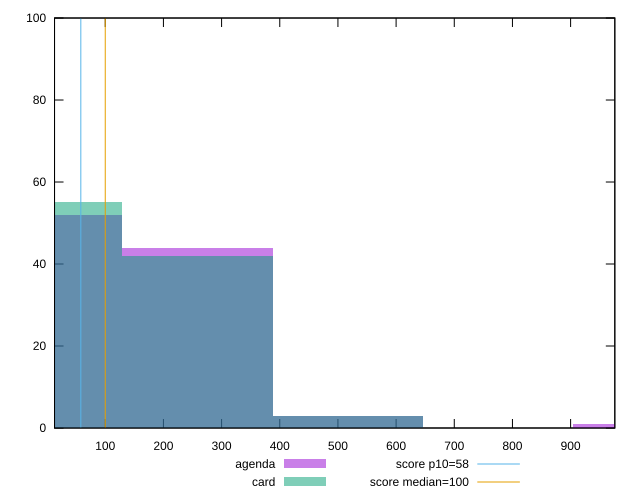

The script that saved this image:
reset

$agenda <<EOF
258.4616302385617 44
0 52
516.9232604771234 3
1033.846520954247 1
EOF

$card <<EOF
0 55
258.4616302385617 42
516.9232604771234 3
EOF

set key outside below
set boxwidth 258.4616302385617
set xrange [12.8:976.0000000000015]
set yrange [0:100]
set trange [0:100]
set style fill transparent solid 0.5 noborder

set parametric
set terminal svg size 640, 500 enhanced background rgb 'white'
set output "reports/report_00028_2021-02-24T12-49-42.674Z/estimated-input-latency/comparison/histogram/1_vs_2.svg"

plot $agenda title "agenda" with boxes, \
     $card title "card" with boxes, \
     58,t title "score p10=58", \
     100,t title "score median=100"

reset
